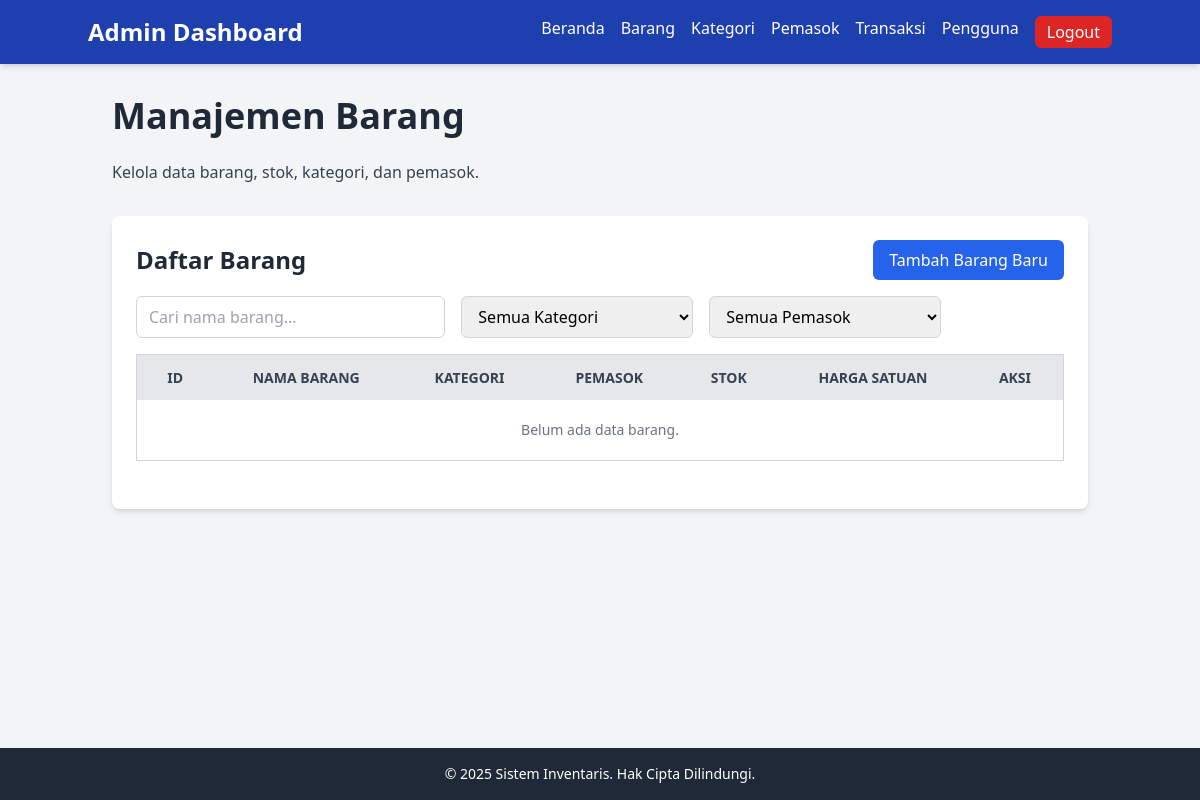
Before: /views/admin/products.php (signed in) with the older database file.
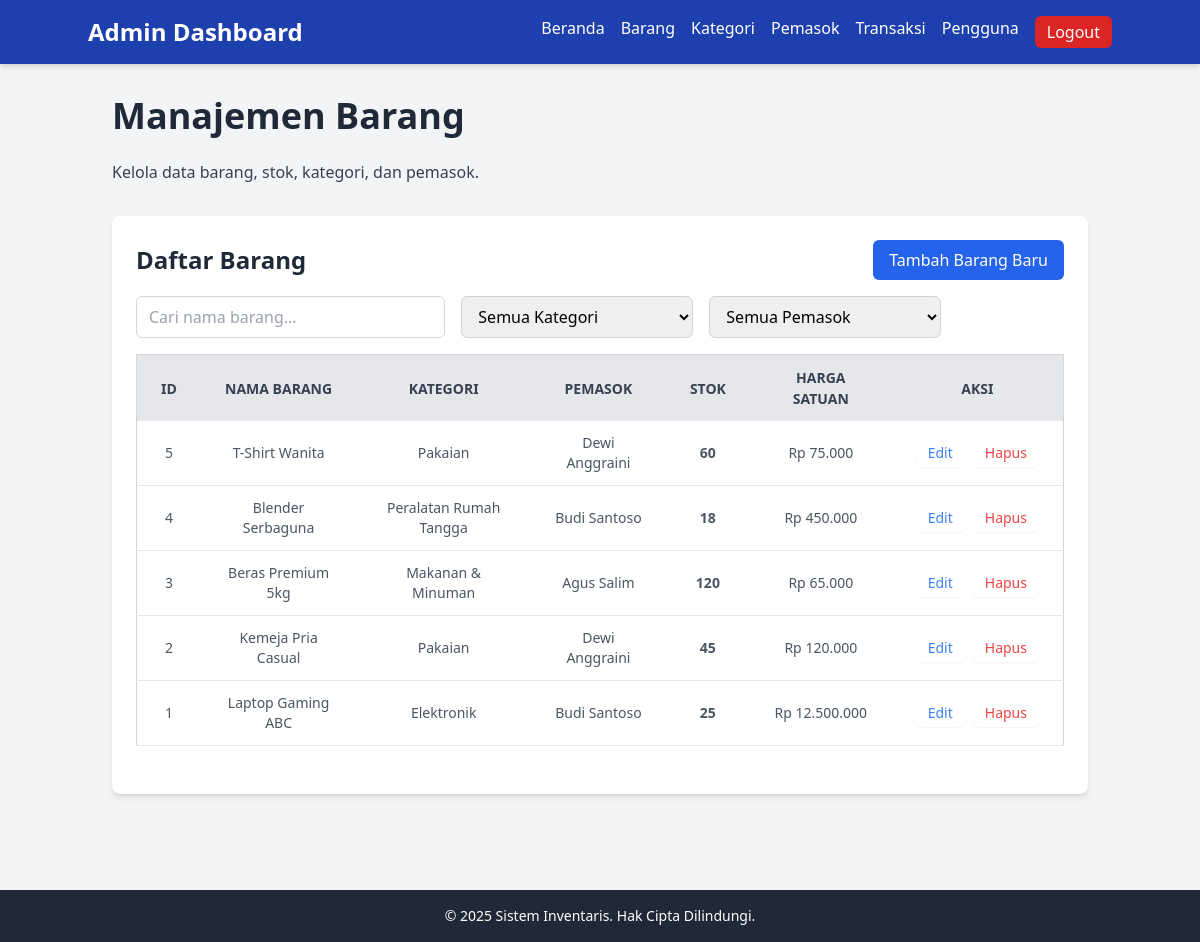
After: the same page with the newer database file.
### tables this page shows
CREATE TABLE IF NOT EXISTS barang (
    id INT AUTO_INCREMENT PRIMARY KEY,
    nama_barang VARCHAR(255) NOT NULL,
    id_kategori INT NOT NULL,
    id_pemasok INT NOT NULL,
    stok INT NOT NULL DEFAULT 0,
    satuan VARCHAR(50),  
    harga_beli DECIMAL(10, 2) NOT NULL,
    harga_jual DECIMAL(10, 2) NOT NULL,
    deskripsi TEXT NULL,  
    created_at TIMESTAMP DEFAULT CURRENT_TIMESTAMP,
    updated_at TIMESTAMP DEFAULT CURRENT_TIMESTAMP ON UPDATE CURRENT_TIMESTAMP,

    FOREIGN KEY (id_kategori) REFERENCES kategori(id) ON DELETE RESTRICT ON UPDATE CASCADE,
    FOREIGN KEY (id_pemasok) REFERENCES pemasok(id) ON DELETE RESTRICT ON UPDATE CASCADE
);

CREATE TABLE IF NOT EXISTS kategori (
    id INT AUTO_INCREMENT PRIMARY KEY,
    nama_kategori VARCHAR(255) NOT NULL UNIQUE,
    deskripsi TEXT,
    created_at TIMESTAMP DEFAULT CURRENT_TIMESTAMP,
    updated_at TIMESTAMP DEFAULT CURRENT_TIMESTAMP ON UPDATE CURRENT_TIMESTAMP
);

CREATE TABLE IF NOT EXISTS pemasok (
    id INT AUTO_INCREMENT PRIMARY KEY,
    user_id INT UNIQUE,  
                          
    perusahaan VARCHAR(255),
    kontak VARCHAR(255) NOT NULL,  
    email VARCHAR(255),
    telepon VARCHAR(20),
    alamat TEXT,
    created_at TIMESTAMP DEFAULT CURRENT_TIMESTAMP,
    updated_at TIMESTAMP DEFAULT CURRENT_TIMESTAMP ON UPDATE CURRENT_TIMESTAMP,

     
    FOREIGN KEY (user_id) REFERENCES users(id) ON DELETE SET NULL ON UPDATE CASCADE
     
     
     
);

### controllers/admin/products.php (called while the page is built, shortened)
<?php
include_once __DIR__ . '/../../src/db.php';
try {
    $query = "
        SELECT
            b.id,
            b.nama_barang,
            b.stok,
            b.harga_beli,
            b.harga_jual,
            b.id_kategori,
            b.id_pemasok,
            k.nama_kategori,
            p.kontak AS nama_pemasok
        FROM
            barang b
        LEFT JOIN
            kategori k ON b.id_kategori = k.id -- Corrected join condition
        LEFT JOIN
            pemasok p ON b.id_pemasok = p.id
        ORDER BY
            b.id DESC;
    ";
    $stmt = $conn->prepare($query);
    $stmt->execute();
    $barang_list = $stmt->get_result()->fetch_all(MYSQLI_ASSOC);
} catch (mysqli_sql_exception $e) {
    echo ("Database error fetching product data: " . $e->getMessage());
    $barang_list = [];
    $kategori_options = [];
    $pemasok_options = [];
    setFlashMessage("Terjadi kesalahan saat memuat data barang. Silakan coba lagi nanti.", 'error');
}

### views/admin/products.php (the view, shortened to what the changed rows need)
<?php
include_once __DIR__ . '/../../controllers/admin/products.php';
?>
<!DOCTYPE html>
<html lang="id">
<head>
    <script src="https://cdn.tailwindcss.com"></script>
    <link rel="stylesheet" href="../../assets/css/style.css">
</head>
<body class="bg-gray-100 font-sans flex flex-col min-h-screen">
    <main class="container mx-auto px-6 py-8 flex-grow">
        <h1 class="text-4xl font-bold text-gray-800 mb-6">Manajemen Barang</h1>
        <div class="bg-white p-6 rounded-lg shadow-md mb-8">
            <div class="flex justify-between items-center mb-4">
                <h2 class="text-2xl font-semibold text-gray-800">Daftar Barang</h2>
            </div>
            <div class="overflow-x-auto">
                <table class="min-w-full bg-white border border-gray-300 rounded-lg">
                    <thead>
                        <tr class="bg-gray-200 text-gray-700 uppercase text-sm leading-normal">
                            <th class="py-3 px-6 ">ID</th>
                            <th class="py-3 px-6 ">Nama Barang</th>
                            <th class="py-3 px-6 ">Kategori</th>
                            <th class="py-3 px-6 ">Pemasok</th>
                            <th class="py-3 px-6 ">Stok</th>
                            <th class="py-3 px-6 ">Harga Satuan</th>
                            <th class="py-3 px-6 ">Aksi</th>
                        </tr>
                    </thead>
                    <tbody class="text-gray-600 text-sm font-light" id="productTableBody">
                        <?php if (empty($barang_list)): ?>
                            <tr>
                                <td colspan="7" class="py-5 px-6 text-center text-gray-500">Belum ada data barang.</td>
                            </tr>
                        <?php else: ?>
                            <?php foreach ($barang_list as $barang): ?>
                                <tr class="border-b text-center border-gray-200 hover:bg-gray-100"
                                    data-id="<?php echo htmlspecialchars($barang['id']); ?>"
                                    data-category-id="<?php echo htmlspecialchars($barang['id_kategori']); ?>"
                                    data-supplier-id="<?php echo htmlspecialchars($barang['id_pemasok']); ?>"
                                    data-product-name="<?php echo htmlspecialchars(strtolower($barang['nama_barang'])); ?>">
                                    <td class="py-3 px-6  whitespace-nowrap"><?php echo htmlspecialchars($barang['id']); ?></td>
                                    <td class="py-3 px-6 "><?php echo htmlspecialchars($barang['nama_barang']); ?></td>
                                    <td class="py-3 px-6 "><?php echo htmlspecialchars($barang['nama_kategori'] ?: 'N/A'); ?></td>
                                    <td class="py-3 px-6 "><?php echo htmlspecialchars($barang['nama_pemasok'] ?: 'N/A'); ?></td>
                                    <td class="py-3 px-6 text-center">
                                        <span class="font-bold <?php echo $barang['stok'] <= 10 ? ($barang['stok'] == 0 ? 'text-red-600' : 'text-yellow-600') : ''; ?>">
                                            <?php echo htmlspecialchars($barang['stok']); ?>
                                        </span>
                                    </td>
                                    <td class="py-3 px-6 text-center">Rp <?php echo number_format(htmlspecialchars($barang['harga_jual']), 0, ',', '.'); ?></td>
                                    <td class="py-3 px-6 text-center">
                                        <div class="flex item-center justify-center space-x-2">
                                            <button onclick="openEditProductModal(<?php echo htmlspecialchars(json_encode($barang)); ?>)" class="text-blue-500 font-normal py-1 px-3 rounded-md shadow-sm transition-colors duration-200">Edit</button>
                                            <form action="../../controllers/admin/products.php" method="POST" onsubmit="return confirmDelete()">
                                                <button type="submit" class="text-red-500 font-normal py-1 px-3 rounded-md shadow-sm transition-colors duration-200">Hapus</button>
                                            </form>
                                        </div>
                                    </td>
                                </tr>
                            <?php endforeach; ?>
                        <?php endif; ?>
                    </tbody>
                </table>
            </div>
        </div>
    </main>
</body>
</html>

Changed rows visible on the page:
added barang: id "5", nama_barang "T-Shirt Wanita", id_kategori.nama_kategori "Pakaian", id_pemasok.kontak "Dewi Anggraini", stok "60", harga_jual "75.000"
added barang: id "4", nama_barang "Blender Serbaguna", id_kategori.nama_kategori "Peralatan Rumah Tangga", id_pemasok.kontak "Budi Santoso", stok "18", harga_jual "450.000"
added barang: id "3", nama_barang "Beras Premium 5kg", id_kategori.nama_kategori "Makanan & Minuman", id_pemasok.kontak "Agus Salim", stok "120", harga_jual "65.000"
added barang: id "2", nama_barang "Kemeja Pria Casual", id_kategori.nama_kategori "Pakaian", id_pemasok.kontak "Dewi Anggraini", stok "45", harga_jual "120.000"
added barang: id "1", nama_barang "Laptop Gaming ABC", id_kategori.nama_kategori "Elektronik", id_pemasok.kontak "Budi Santoso", stok "25", harga_jual "12.500.000"
Other visible differences:
text no longer shown: "Belum ada data barang."
